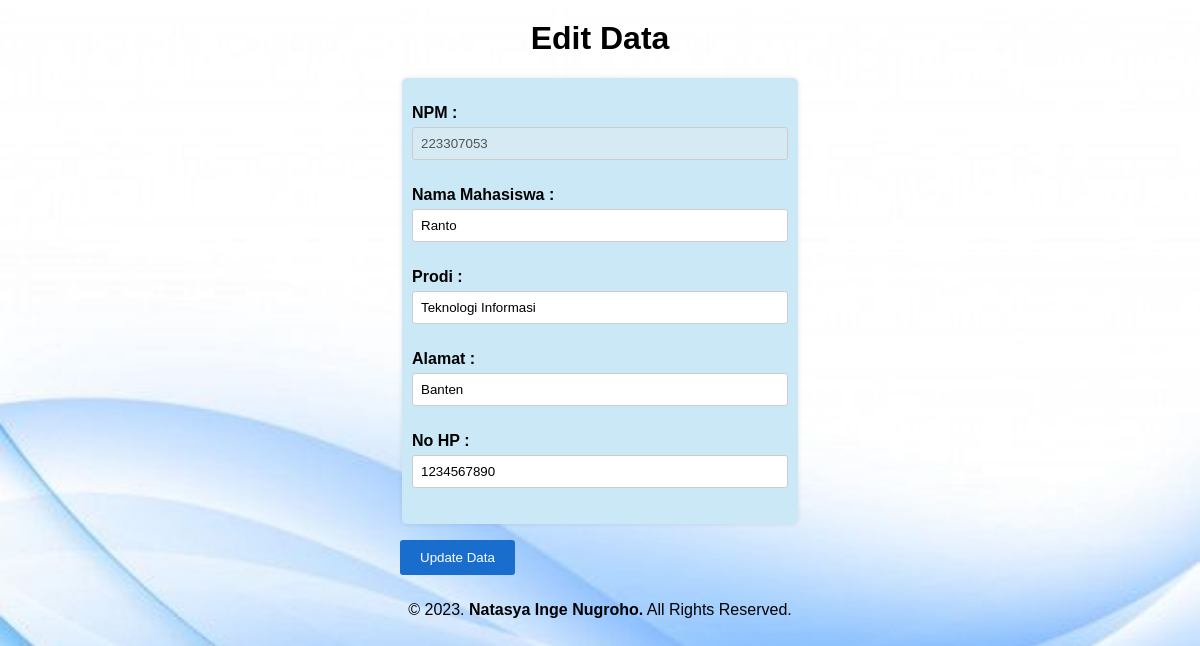
Screenshot of /editmahasiswa.php?npm=223307053 with the database file from the repository.
### tables this page shows
CREATE TABLE `t_mahasiswa` (
  `npm` int(11) NOT NULL,
  `namaMhs` varchar(50) NOT NULL,
  `prodi` varchar(25) NOT NULL,
  `alamat` varchar(70) NOT NULL,
  `noHP` varchar(25) NOT NULL
);

### editmahasiswa.php (the view, shortened to what this page needs)
<?php
include 'koneksi.php';
if (isset($_GET['npm'])) {
    $id = $_GET['npm'];
    $query = "SELECT * FROM t_mahasiswa WHERE npm = ?";
    $stmt = $conn->prepare($query);
    $stmt->bind_param("s", $id);
    $stmt->execute();
    $result = $stmt->get_result();
    $data = $result->fetch_assoc();
    $npm = $data["npm"];
    $namaMhs = $data["namaMhs"];
    $prodi = $data["prodi"];
    $alamat = $data["alamat"];
    $noHP = $data["noHP"];
} else {
    header("location:viewmahasiswa.php");
}
?>
<!DOCTYPE html>
<html>
    <head>
    </head>
    <body>
        <h1>Edit Data</h1>
        <div class="container">
            <form id="form_mahasiswa" action="proses_editmahasiswa.php" method="post">
                <fieldset>
                    <p>
                        <label for="npm">NPM :</label>
                        <input type="text" name="npmDisabled" id="npmDisabled" value="<?php echo $npm; ?>" disabled>
                    </p>
                    <p>
                        <label for="namaMhs">Nama Mahasiswa :</label>
                        <input type="text" name="namaMhs" id="namaMhs" value="<?php echo $namaMhs; ?>">
                    </p>
                    <p>
                        <label for="prodi">Prodi :</label>
                        <input type="text" name="prodi" id="prodi" value="<?php echo $prodi; ?>">
                    </p>
                    <p>
                        <label for="alamat">Alamat :</label>
                        <input type="text" name="alamat" id="alamat" value="<?php echo $alamat; ?>">
                    </p>
                    <p>
                        <label for="noHP">No HP :</label>
                        <input type="text" name="noHP" id="noHP" value="<?php echo $noHP; ?>">
                    </p>
                </fieldset>
                <p>
                    <input type="submit" name="edit" value="Update Data">
                </p>
            </form>
        </div>
        <div id="copyright">
            <div class="wrapper">
            &copy; 2023. <b>Natasya Inge Nugroho.</b> All Rights Reserved.
            </div>
        </div>
    </body>
</html>

### editmahasiswa.php (style rules this page uses)
body { font-family: Arial, sans-serif; background-image: url("gambar/edit.jpeg"); background-size: cover; background-position: center; background-repeat: no-repeat; margin: 0; padding: 0; color: hsl(0, 0%, 100%); }
h1 { text-align: center; margin-top: 20px; color: #000000; }
.container { width: 400px; margin: auto; }
fieldset { background: hsl(199, 69%, 88%); border: none; padding: 10px; border-radius: 5px; box-shadow: 0 0 5px rgba(0, 0, 0, 0.1); }
label { display: block; margin-bottom: 5px; font-weight: bold; color: #000000; }
input[type="text"] { width: 100%; padding: 8px; border: 1px solid #ccc; border-radius: 3px; box-sizing: border-box; margin-bottom: 10px; }
input[type="submit"] { padding: 10px 20px; background-color: hsl(212, 78%, 45%); color: #fff; border: none; border-radius: 3px; cursor: pointer; }
#copyright { color: #000000; text-align: center; width: 100%; padding: 10px 0px 10px 0px; margin-top: 10px; }

### rows the page displays
t_mahasiswa: npmDisabled "223307053", namaMhs "Ranto", prodi "Teknologi Informasi", alamat "Banten", noHP "1234567890"
